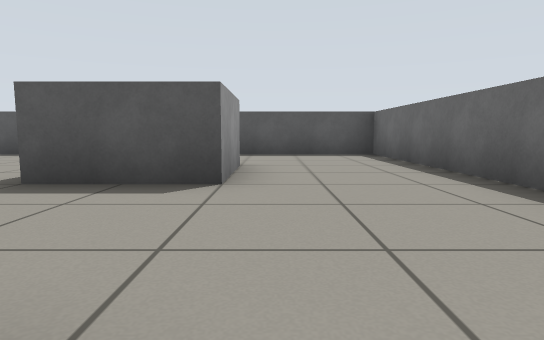
view 1 (above)

22 first-person views from a walk through a robot-simulator world made for Gazebo. The camera is 0.51 m above the floor, tilts 6° down and sees 75° across. The floor is counted in squares, 1 m on a side. Each view is taken from the middle of a square. On the plan, view 1 faces up. The plan holds only what a view shows up to about 9 squares ahead; the rest is blank.

view 2
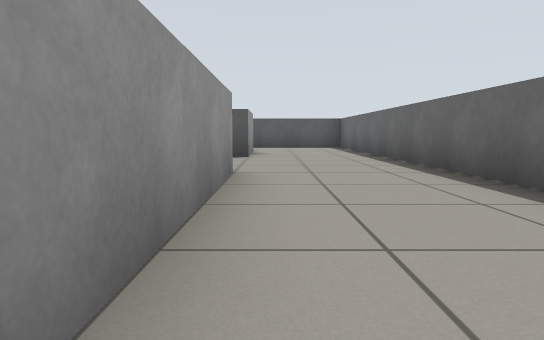

view 3
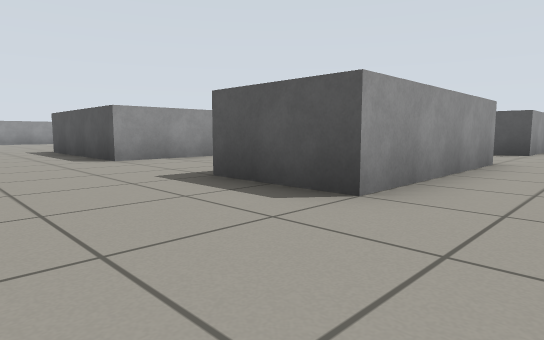

view 4
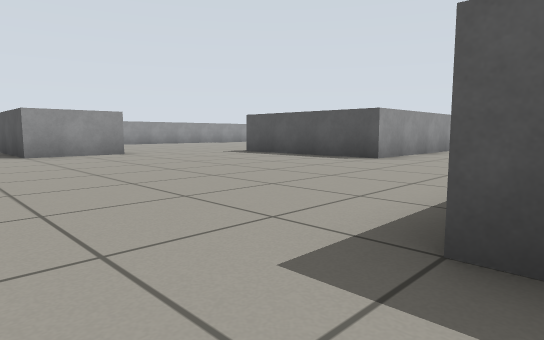

view 5
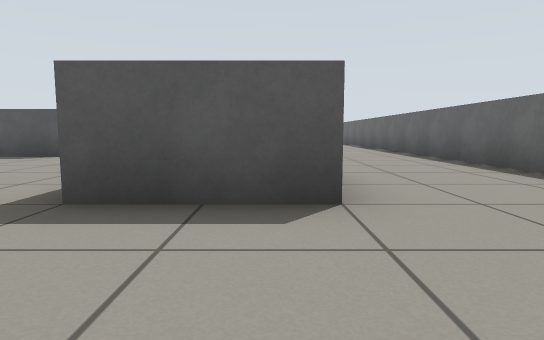

view 6
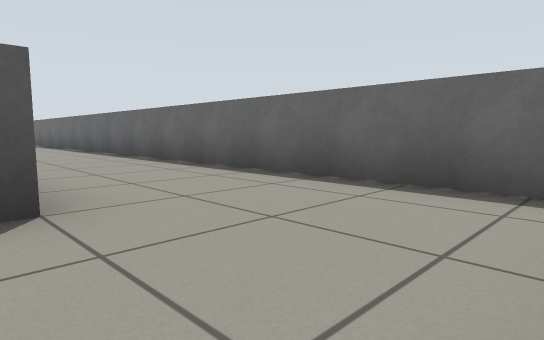

view 7
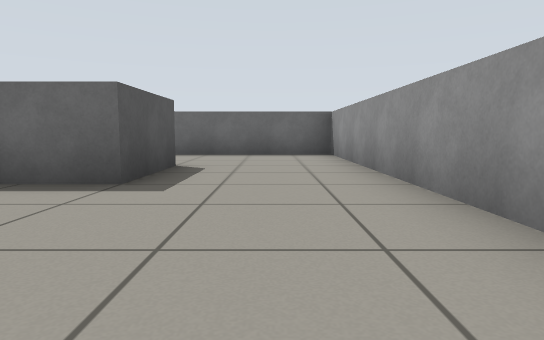

view 8
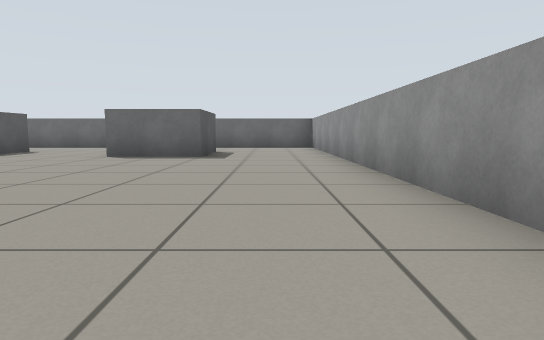

view 9
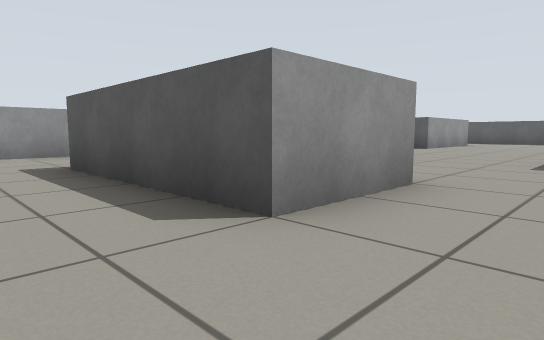

view 10
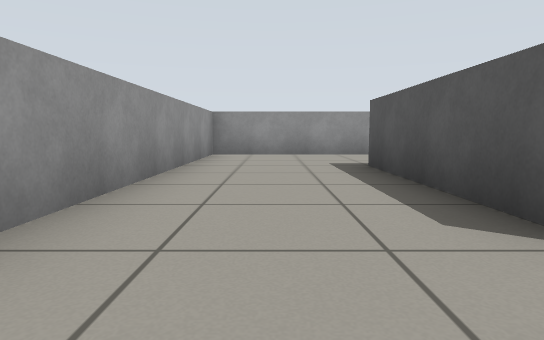

view 11
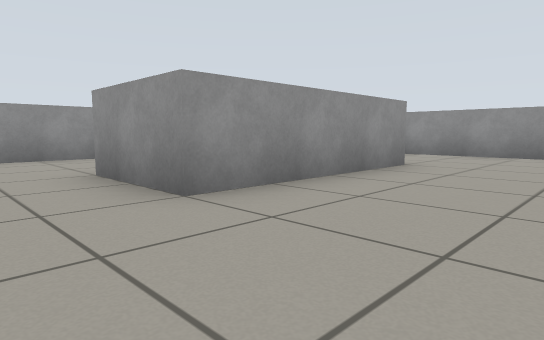

view 12
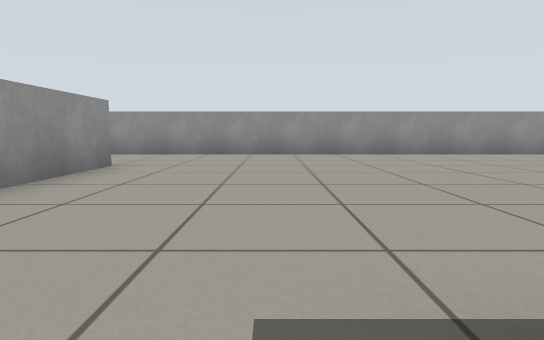

view 13
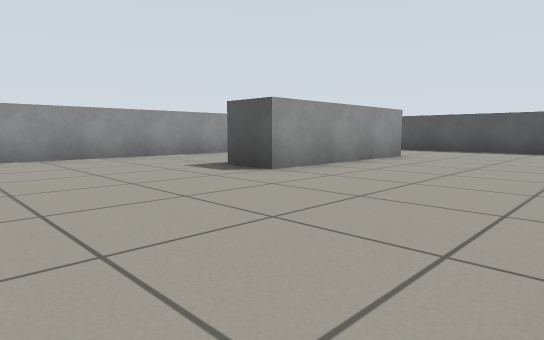

view 14
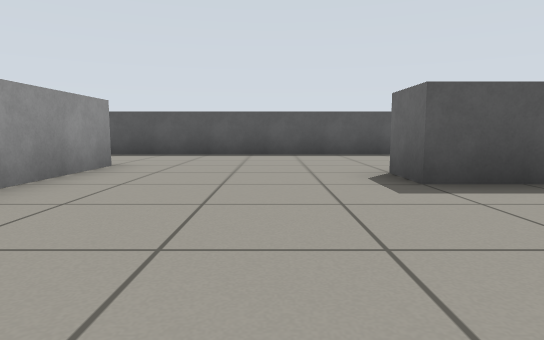

view 15
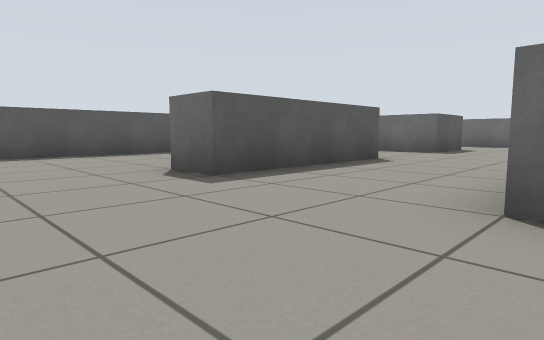

view 16
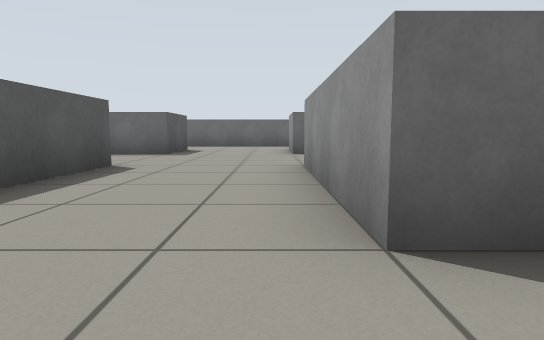

view 17
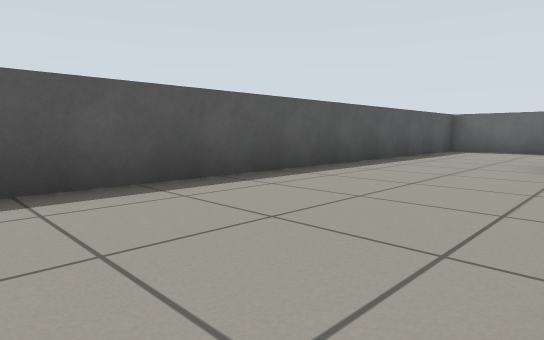

view 18
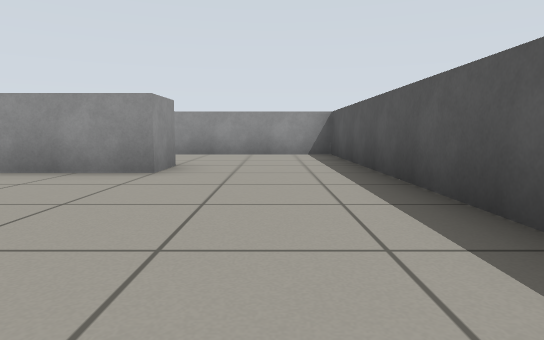

view 19
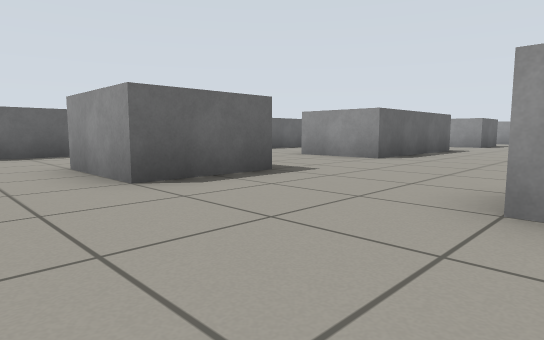

view 20
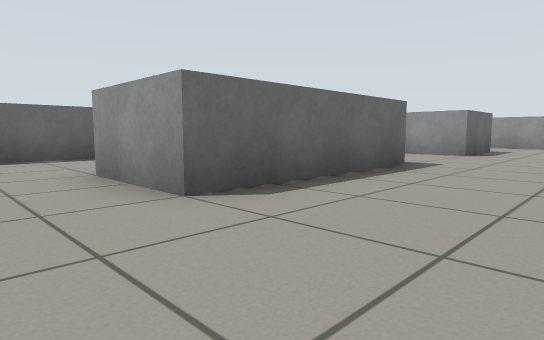

view 21
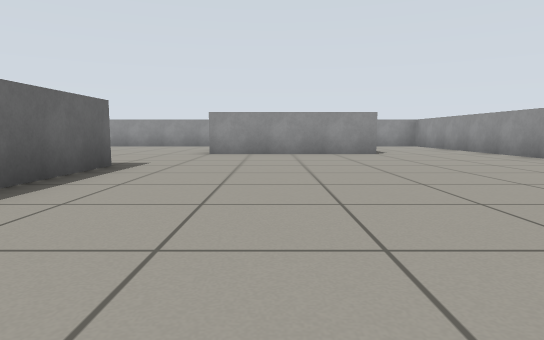

view 22
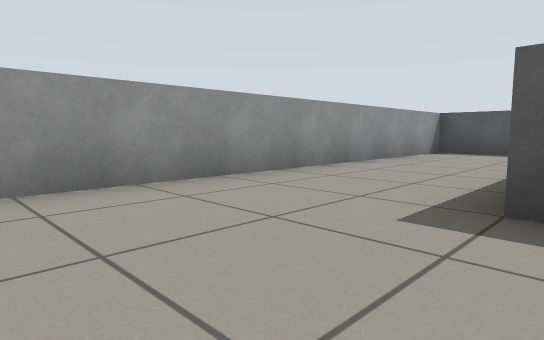

### Floor plan
Points are (right, up) in squares from view 1. A wall is a line through its corners. A room is listed if a view was taken in it or the views show most of it. See-through windows are left out.
Room 1 (views 1, 2, 3, 4, 5, 6, 7, 9, 10, 11, 12)
walls: (-0.4, -8.5) (-2.5, -8.5) (-2.5, -6.5) (-1.1, -6.5); (-5.5, -0.6) (-5.5, -3.5) (-9.5, -3.5); (-0.5, 0.5) (-0.5, -3.5) (-2.5, -3.5) (-2.5, 0.5); (-8.2, -11.4) (2.4, -11.4) (2.4, 0.5); (-10.5, -6.5) (-10.5, -8.5)
ways out: opening at (-10.3, -7.5) to room 2; opening at (-1.5, 1) to room 2
Room 2 (views 8, 13, 14, 15, 16, 17, 18, 19, 20, 21, 22)
walls: (-9.5, -3.5) (-9.5, 0.5) (-5.5, 0.5); (-5.4, 3.5) (-9.5, 3.5) (-9.5, 4.5); (-14.5, 5.5) (-13.5, 5.5) (-13.5, 1.5) (-14.5, 1.5); (-2.5, 0.5) (-0.5, 0.5); (-2.5, 3.5) (-2.5, 5.5) (-0.5, 5.5) (-0.5, 3.5) (-2.5, 3.5); (-14.6, -6.5) (-10.5, -6.5); (-10.5, -8.5) (-14.5, -8.5); (2.4, 0.5) (2.4, 8.4) (-17.4, 8.4) (-17.4, -11.4) (-9.9, -11.4)
ways out: opening at (-10.3, -7.5) to room 1; opening at (-1.5, 1) to room 1

Where each view was taken, in squares from view 1:
view 1: 0 up, 0 right, facing up
view 2: 4 down, 0 right, facing up
view 3: 6 down, 1 right, facing up-left
view 4: 10 down, 2 left, facing up-left
view 5: 11 down, 1 left, facing up
view 6: 11 down, 1 left, facing up-right
view 7: 10 down, 6 left, facing right
view 8: 10 down, 10 left, facing right
view 9: 10 down, 9 left, facing up-left
view 10: 10 down, 9 left, facing left
view 11: 4 down, 9 left, facing down-left
view 12: 4 down, 9 left, facing left
view 13: 2 down, 10 left, facing up-left
view 14: 0 up, 11 left, facing up
view 15: 0 up, 12 left, facing up-right
view 16: 1 up, 11 left, facing right
view 17: 5 up, 8 left, facing up-right
view 18: 7 up, 9 left, facing left
view 19: 7 up, 6 left, facing down-right
view 20: 2 up, 5 left, facing down-right
view 21: 2 up, 12 left, facing down
view 22: 1 down, 14 left, facing up-left
